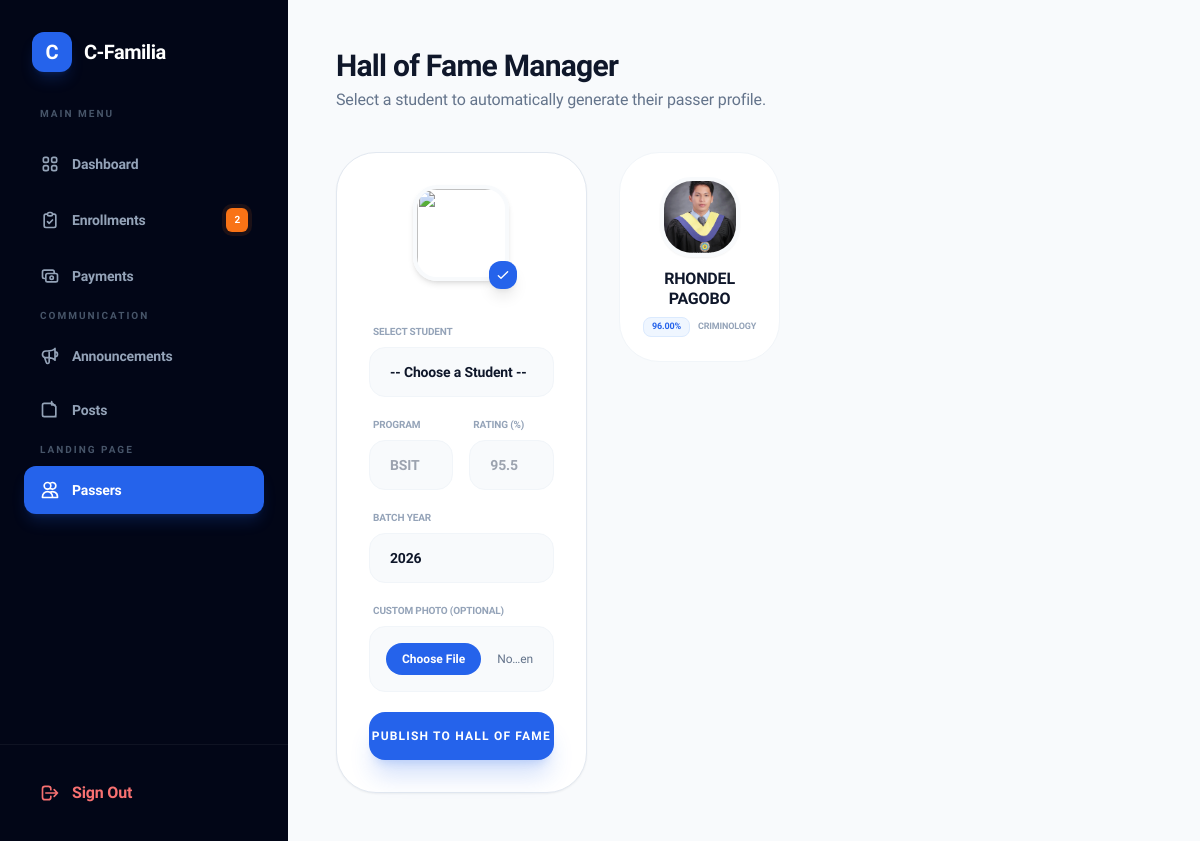
The page /admin_passers.php (signed in) on the database its author committed.
### tables this page shows
CREATE TABLE `passers` (
  `id` int(11) NOT NULL,
  `name` varchar(255) NOT NULL,
  `program` varchar(100) NOT NULL,
  `batch` varchar(50) NOT NULL,
  `rating` decimal(4,2) DEFAULT NULL,
  `photo` varchar(255) DEFAULT 'default_user.jpg',
  `created_at` datetime DEFAULT current_timestamp()
);

### admin_passers.php (the view, shortened to what this page needs)
<?php
include 'db.php';
?>
<!DOCTYPE html>
<html lang="en">
<head>
    <script src="https://cdn.tailwindcss.com"></script>
</head>
<body class="bg-[#f8fafc] text-slate-900 antialiased">
    <div class="flex min-h-screen relative">
        <?php include 'aside.php';?>
        <main class="flex-1 p-4 md:p-8 lg:p-12">
            <div class="max-w-6xl mx-auto">
                <header class="mb-10 flex items-center justify-between">
                    <div>
                        <h2 class="text-3xl font-[800] text-slate-900 tracking-tight">Hall of Fame Manager</h2>
                        <p class="text-slate-500 mt-1">Select a student to automatically generate their passer profile.</p>
                    </div>
                </header>
                <div class="grid grid-cols-1 lg:grid-cols-12 gap-8">
                    <div class="lg:col-span-4">
                        <div class="bg-white p-6 md:p-8 rounded-[2.5rem] shadow-sm border border-slate-200 sticky top-10">
                            <div class="mb-8 text-center">
                                <div class="relative inline-block">
                                    <img id="previewPhoto" src="uploads/passers/default_user.jpg" class="w-24 h-24 rounded-3xl object-cover border-4 border-slate-50 shadow-md transition-all duration-500">
                                    <div class="absolute -bottom-2 -right-2 bg-blue-600 text-white p-1.5 rounded-xl shadow-lg">
                                        <svg class="w-4 h-4" fill="none" stroke="currentColor" viewBox="0 0 24 24"><path stroke-linecap="round" stroke-linejoin="round" stroke-width="2" d="M5 13l4 4L19 7"/></svg>
                                    </div>
                                </div>
                            </div>
                            <form action="" method="POST" enctype="multipart/form-data" class="space-y-5">
                                <div>
                                    <label class="text-[10px] font-black uppercase text-slate-400 mb-2 block px-1">Select Student</label>
                                    <select id="studentSelector" required class="w-full px-5 py-3.5 bg-slate-50 border border-slate-100 rounded-2xl focus:ring-4 focus:ring-blue-500/5 focus:border-blue-500 outline-none transition text-sm font-semibold appearance-none">
                                        <option value="" data-photo="default_user.jpg">-- Choose a Student --</option>
                                    </select>
                                </div>
                                <div class="grid grid-cols-2 gap-4">
                                    <div>
                                        <label class="text-[10px] font-black uppercase text-slate-400 mb-2 block px-1">Program</label>
                                        <input type="text" name="program" placeholder="BSIT" required class="w-full px-5 py-3.5 bg-slate-50 border border-slate-100 rounded-2xl focus:ring-4 focus:ring-blue-500/5 focus:border-blue-500 outline-none transition text-sm font-semibold">
                                    </div>
                                    <div>
                                        <label class="text-[10px] font-black uppercase text-slate-400 mb-2 block px-1">Rating (%)</label>
                                        <input type="number" step="0.01" name="rating" placeholder="95.5" required class="w-full px-5 py-3.5 bg-slate-50 border border-slate-100 rounded-2xl focus:ring-4 focus:ring-blue-500/5 focus:border-blue-500 outline-none transition text-sm font-semibold">
                                    </div>
                                </div>
                                <div>
                                    <label class="text-[10px] font-black uppercase text-slate-400 mb-2 block px-1">Batch Year</label>
                                    <input type="text" name="batch" value="<?= date('Y') ?>" required class="w-full px-5 py-3.5 bg-slate-50 border border-slate-100 rounded-2xl focus:ring-4 focus:ring-blue-500/5 focus:border-blue-500 outline-none transition text-sm font-semibold">
                                </div>
                                <div>
                                    <label class="text-[10px] font-black uppercase text-slate-400 mb-2 block px-1">Custom Photo (Optional)</label>
                                    <div class="bg-slate-50 border border-slate-100 p-4 rounded-2xl">
                                        <input type="file" name="photo" class="text-xs text-slate-500 file:mr-4 file:py-2 file:px-4 file:rounded-full file:border-0 file:text-xs file:font-bold file:bg-blue-600 file:text-white cursor-pointer w-full">
                                    </div>
                                </div>
                                <button type="submit" name="add_passer" class="w-full bg-blue-600 text-white py-4 rounded-2xl font-black uppercase text-xs tracking-widest shadow-xl shadow-blue-600/20 hover:bg-blue-700 transition-all mt-2">Publish to Hall of Fame</button>
                            </form>
                        </div>
                    </div>
                    <div class="lg:col-span-8">
                        <div class="grid grid-cols-1 sm:grid-cols-2 md:grid-cols-3 gap-4 md:gap-6">
                            <?php
                            $res = mysqli_query($conn, "SELECT * FROM passers ORDER BY id DESC");
                            while($p = mysqli_fetch_assoc($res)):
                            ?>
                            <div class="bg-white p-6 rounded-[2.5rem] border border-slate-100 text-center group hover:border-blue-200 hover:shadow-lg transition-all relative">
                                <img src="uploads/profiles/<?= $p['photo'] ?>" class="w-20 h-20 rounded-[2rem] mx-auto object-cover border-4 border-slate-50 mb-3 shadow-sm">
                                <h5 class="font-bold text-slate-900 leading-tight"><?= $p['name'] ?></h5>
                                <div class="flex items-center justify-center gap-2 mt-2">
                                    <span class="text-[9px] font-black bg-blue-50 text-blue-600 px-2 py-0.5 rounded-lg border border-blue-100"><?= $p['rating'] ?>%</span>
                                    <span class="text-[9px] font-bold text-slate-400 uppercase"><?= $p['program'] ?></span>
                                </div>
                            </div>
                            <?php endwhile; ?>
                        </div>
                    </div>
                </div>
            </div>
        </main>
    </div>
</body>
</html>

### admin_passers.php (style rules this page uses)
body { font-family: 'Plus Jakarta Sans', sans-serif; letter-spacing: -0.01em; }

### rows shown on the page
passers: photo (picture), name "RHONDEL PAGOBO", rating "96.00", program "CRIMINOLOGY"

### other values the page prints
$pending_count "2"
